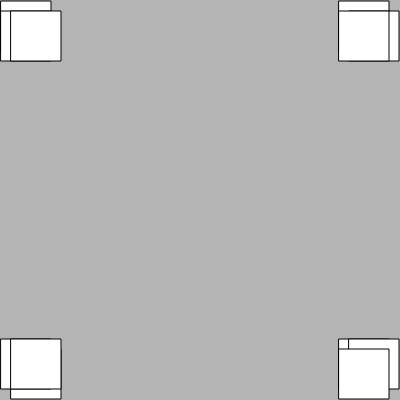
Frame 1 (no input)
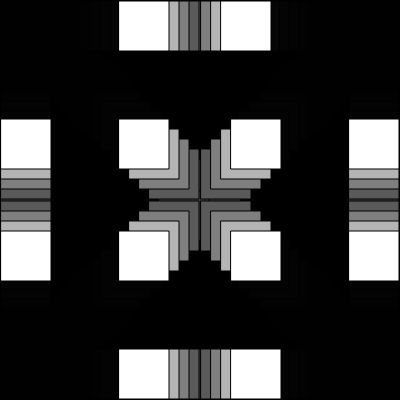
Frame 60 (no input)
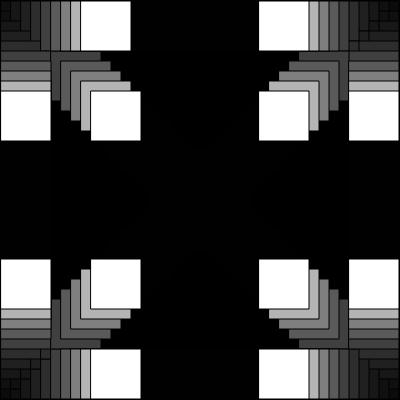
Frame 120 (the mouse pressed at the canvas centre since frame 60)

The p5.js sketch that drew these frames (run headless with seeded random() and noise() and a simulated clock; from frame 60 on, the mouse is pressed at the canvas centre):

// p5.js sketch
// ── sketch.js
var movement = 0;

function setup() {
  createCanvas(400, 400);


  
}
function draw() {
  background(0,0,0,75);
  rect(1 + movement, 1, 50);
  movement = movement + 10;
  if (movement > 350) {
    movement = -10;
  }
  rect(1,1+movement,50)
  rect(1+movement,1+movement,50)
  rect(349-movement,349-movement,50)
  rect(349, 349-movement,50)
  rect(349-movement, 349 , 50)
  rect(1+movement,349,50)
  rect(1,349-movement,50)
  rect(1+movement,349-movement,50)
  rect(349-movement,1,50)
  rect(349,1+movement,50)
  rect(349-movement,1+movement,50)
  
}
